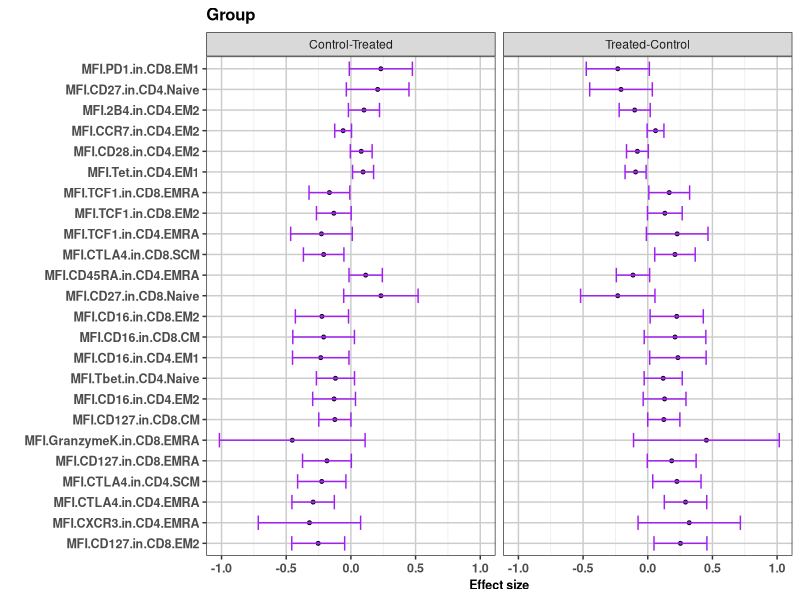
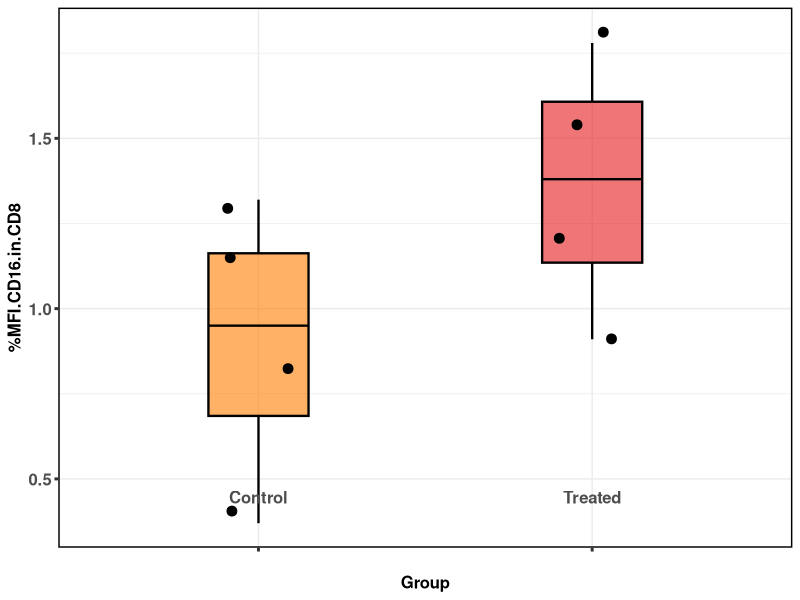
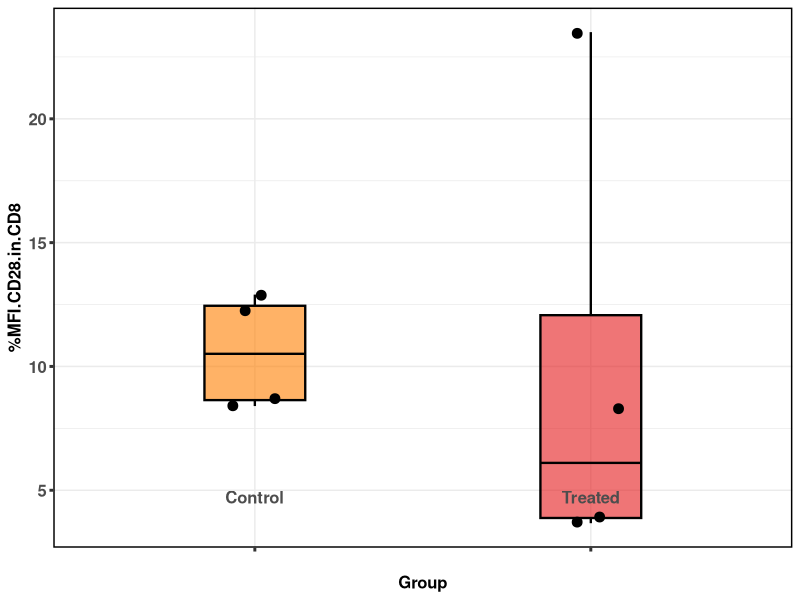
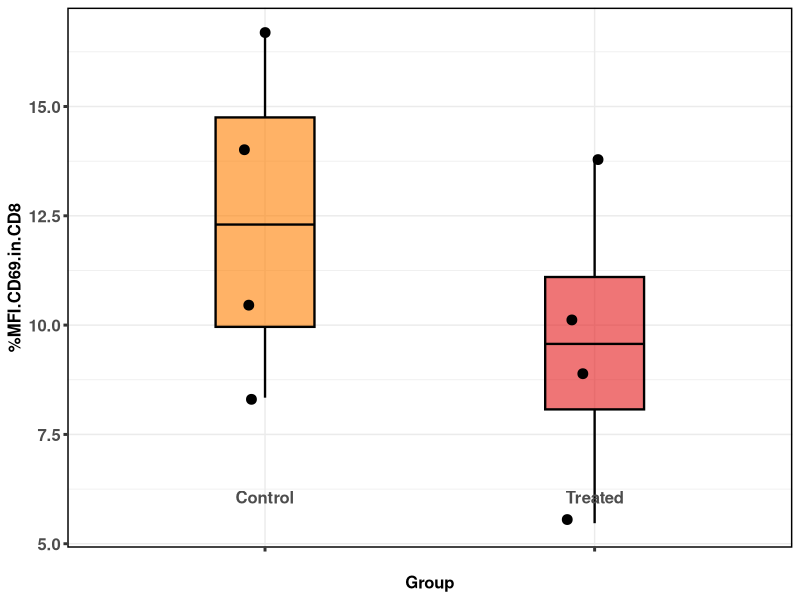
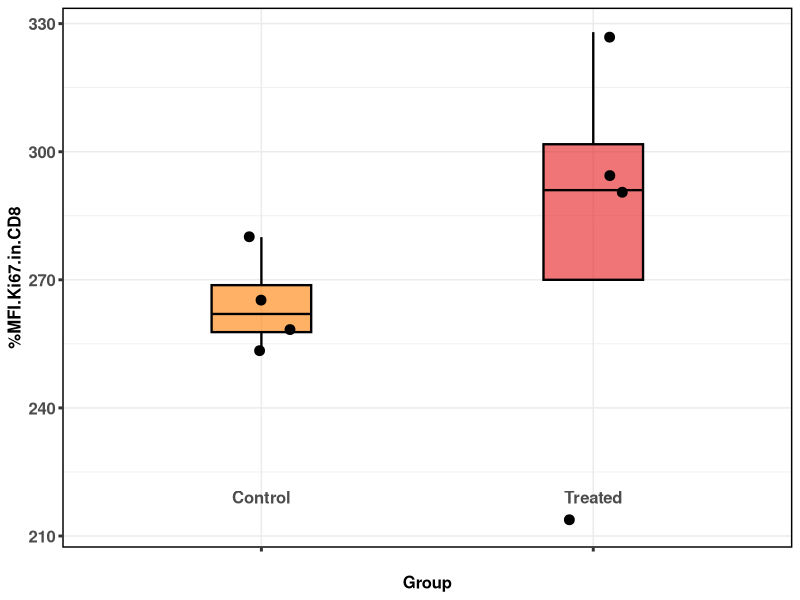
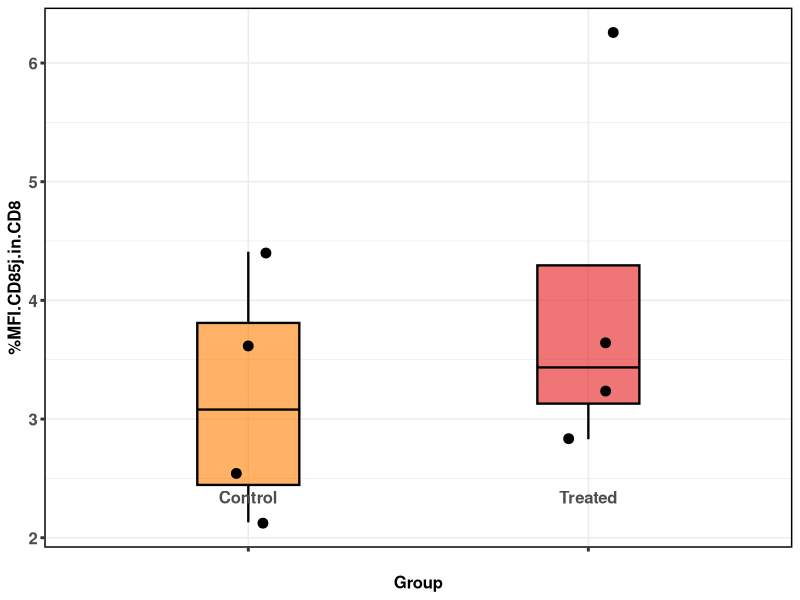
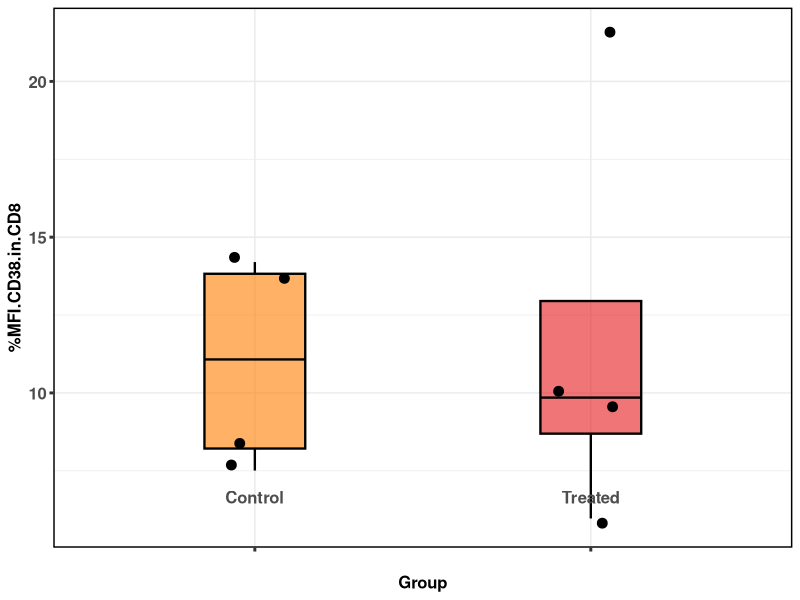
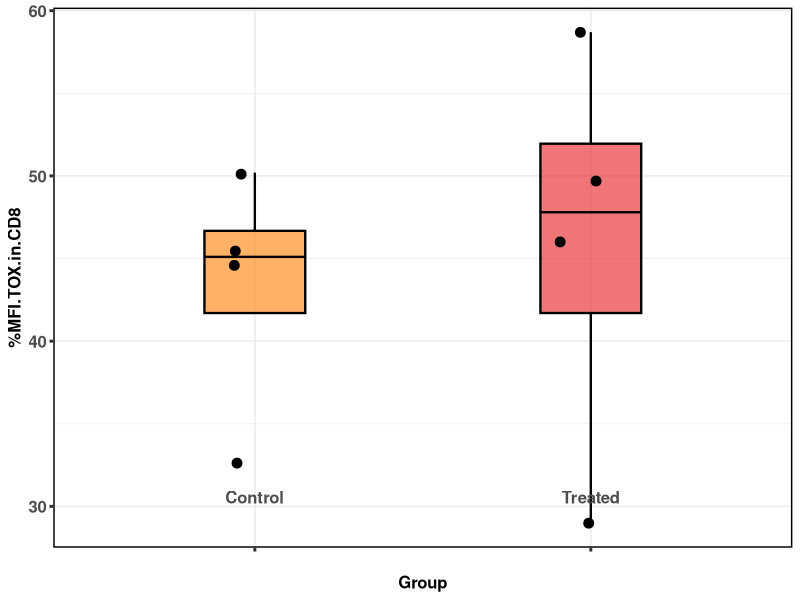

Generate these figures, in order, with R: (Note: this script raises an error after producing the figures.)
## This script has been created by Cécile Alanio in the Wherry lab (version April 2019)
## It is inspired by scripts developed by Jacob Bergstedt, at Lund University, Sweden in 2016, in the context of the Milieu Interieur project

## The purpose of this script is to perform multiple regression analysis on datas extracted from FlowJo analysis of CyTOF-normalized fcs files

## For a matter of clarity, we provide here with an example where we do want to investigate the association of CMV serology with CyTOF-generated immunophenotypes
## For this, we import normalized fcs files into the FlowJo_T.wspt template provided as supplementary
## After carefully reviewing the gates as indicated in the text, we export the pre-defined table as a .csv file, and call it here in the script

## The steps described below will allow us to run a multiple linear regression analysis, where (i) CMV serology is the treatment (= predictor = potentially having an effect), 
## (ii) CyTOF is the response (the imprint), (iii) age, gender, tabac, BMI and batch variables are included as covariates
## This is meant to answer the question of ?? can we detect any association of CMV serostatus with T cells in circulation? ?? 

## For ease of organization, we recommend creating a CyTOF Folder with 4 subsequent subfolders: 
# CyTOF_Normalized_Files
# CyTOF_Tables
# CyTOF_Subset_Files
# CyTOF_cytofkit
# CyTOF_plots

#### Set wd and useful packages ---------------------------------------------------------------
setwd(".")
library(dplyr)
library(rio)
library(ggplot2)
library(RColorBrewer)
library(stringr)
library(scales)

brewer.set <- "Set1"
brewer.colours.CMV <- brewer_pal(palette = brewer.set)(5)[c(5,1)]
font_family="Helvetica"

#### Set up 4 Functions: CreateModelList, GetLmNames, FitLinearModels2, SelectSignificantTests, and PlotResult --------
CreateModelList <- function(models.2.fit, controls){
  CreateModelSubList <- function(models.2.fit, controls){
    lapply(1:nrow(models.2.fit), function(i) list(model = c(models.2.fit[i, -1]), 
                                                  treatments = models.2.fit[i, "treatment"],
                                                  response = models.2.fit[i, "response"]))
  }
  controls <- c("Control")
  models.2.fit <- as.matrix(models.2.fit)
  models.2.fit <- CreateModelSubList(models.2.fit, controls)
}


GetLmNames <- function(frame){
  levels.4.frame <- lapply(frame, levels)
  Reduce(c, lapply(names(levels.4.frame), function(x) paste0(x, levels.4.frame[[x]][-1])))
}

FitLinearModels2 <- function(model.list, variable.frame){
  FitSpecifiedModel <- function(model, variable.frame){
    treatments.lm.names <- GetLmNames(variable.frame[model$treatments])
    data_in<-data.frame(y = variable.frame[[model$response]], variable.frame[model$model])
    
    fit_level<-function(ref_group,model,data_in){
      
      lm_Res<-data.frame(summary(lm(y ~ relevel(Group,ref=ref_group) ,data = data_in ,
                                    singular.ok = FALSE, na.action = na.omit))$coefficients[-c(1),,drop = FALSE])
      lm_Res$Comp_group<-rownames(lm_Res)
      lm_Res$Comp_group <- gsub("relevel(Group, ref = ref_group)", "",lm_Res$Comp_group)
      data.frame(response = model$response, treatment = model$treatments,Ref_group=ref_group,lm_Res , row.names = NULL)
    }
    groups<-as.character(unique(data_in$Group))
    result.frame <- as.data.frame(Reduce(rbind, lapply(groups, fit_level,model=model, data_in=data_in)))
  }
  result.frame <- as.data.frame(Reduce(rbind, lapply(model.list, FitSpecifiedModel, variable.frame = variable.frame)))
  names(result.frame)[4:7] <- c("estimate", "se", "t", "p")
  result.frame$fdr <- p.adjust(result.frame$p, method = "fdr" )
  result.frame
}

# here in sign.levels, you can set the threshold for significance = threshold/2, ie here 0.025 means a threshold at P=0.05
SelectSignificantTests <- function(inference.results, sign.measure = "p", sign.level = 0.025){
  is.significant <- inference.results[,sign.measure] <= sign.level*2
  number.of.significant.tests <- sum(is.significant)
  alpha <- number.of.significant.tests/nrow(inference.results)*sign.level/2
  prob.thresh <- qnorm(1-alpha)
  sign.effects <- inference.results[is.significant,]
  sign.effects.plot.frame <- data.frame(sign.effects[,c("treatment", "response", "Ref_group","Comp_group")], 
                                        mean = sign.effects$estimate,
                                        lower = sign.effects$estimate-prob.thresh*sign.effects$se,
                                        higher = sign.effects$estimate+prob.thresh*sign.effects$se, stringsAsFactors = FALSE)
  sign.effects.plot.frame$legend <- factor(sign.effects.plot.frame$response)
  sign.effects.plot.frame
}

PlotResult <- function(sign.effects.plot.frame){
  path <- file.path(".", "Plots")
  ifelse(!dir.exists(path), dir.create(path), FALSE)
  sign.treatments <- unique(sign.effects.plot.frame$treatment)
  for(j in seq_along(sign.treatments)){
    sign.treatment <- sign.treatments[j]
    plt.vars <- sign.effects.plot.frame %>% filter(treatment == sign.treatment)
    plt <- ggplot(plt.vars, aes(x = reorder(legend, desc(mean)), y = mean, ymin = lower, ymax = higher))
    plt <- plt+geom_point(size = 1, shape=21, fill="purple") + geom_errorbar(width=0.7, position=position_dodge(0.05), color="purple")
    plt <- plt+coord_flip()+ggtitle(sign.treatment)
    plt <- plt+xlab("")+theme_bw() + theme(plot.title=element_text(size=12, face="bold"), panel.grid.major = element_line(colour = "gray80"), axis.text =element_text(size = font.size, face="bold"), axis.title = element_text(size =font.size, face="bold"), legend.title = element_text(size = font.size, face="bold"))
    plt <- plt+ylab("Effect size") +  guides(colour = guide_legend(title = "Significant (FDR < 0.05)"))
    plt <- plt+facet_grid(.~Comparison)
    ggsave(filename = file.path(path, paste0(sign.treatment, ".pdf")), plt, width = plot.width, height = plot.height)
  }  
}

#### Define graphical parameters ---------------------------------------------------------------
font.size=9
plot.width <- 20
plot.height <- 14

#### Upload 2 dataframes ---------------------------------------------------------------
# (i) the Demo, a table where each line is a donor identified by an ID, and in columns you will have included your "treatment" variables such as Group serostatus, as well as all other needed "Control" covariates, 
# In our example, the ID column header is coded as SUBJID, the CMV column contains information about the serostatus of the donors, Control column indicates the experiment number, and the 268 column after are the immunophenotypes
# and (ii) the "response" dataframe - here the csv file exported from FlowJo 

Demo = read.csv("Table.csv", header=TRUE, stringsAsFactors = F,row.names = 1)
#Ignore the last two rows which are the Mean and SD for each exported column from FlowJo
#make sure your treatment variables are factors
Demo = Demo[-c((nrow(Demo)),(nrow(Demo)-1)),]

#Create the group column accordingly
n1=4
Demo$Group=as.factor(c(rep("Control",n1),rep("Treated",(nrow(Demo)-n1))))

# make sure your response immunophenotypes are numeric values
Demo[,1:(ncol(Demo)-1)]  <- lapply(Demo[,1:(ncol(Demo)-1)], function(x) {
  if(is.integer(x)) as.numeric(as.character(x)) else x
})
#### Identify the treatment variables you want to explore - for example here CMV serostatus, but you may choose several ones ---------------------------------------------------------------
# you need to keep SUBJID column herein
Demo$SUBJID=rownames(Demo)
treatment = Demo %>% select(Group, SUBJID)

#### Identify the dataset with your response variables = the CyTOF-based FlowJo-exported .csv dataset, and normalize MFIs ---------------------------------------------------------------
CyTOF = Demo[,1:(ncol(Demo)-2)]
is.mfi <- grepl("^MFI.", colnames(CyTOF))
is.percentage <- grepl("^Percentage", colnames(CyTOF))
#MFI values are normalized using log10 transformation
CyTOF=cbind(CyTOF[,is.percentage],log10(CyTOF[,is.mfi]))

# you need to include SUBJID column herein
CyTOF_SUBJID = select(Demo, SUBJID)
CyTOF= bind_cols(CyTOF, CyTOF_SUBJID)

# you may want to consider an approach for imputing missing NA values
# we suggest to normalize by the mean as in below:

# count NA values in each column
sapply(CyTOF, function(x) sum(is.na(x)))
# impute NA values in each column with mean
for(i in 1:ncol(CyTOF)){
  CyTOF[is.na(CyTOF[,i]), i] <- mean(CyTOF[,i], na.rm = TRUE)
}

#### Merge your CyTOF and treatment datasets ---------------------------------------------------------------
CyTOF = semi_join(CyTOF, treatment, by="SUBJID")
# remove SUBJID
CyTOF = CyTOF %>% select(-SUBJID)

#### Isolate covariates you need as Control in the regression ---------------------------------------------------------------
cova = Demo %>% select(SUBJID, Group)
# merge your cova and treatment datasets
cova = semi_join(cova, treatment, by="SUBJID")
# remove SUBJID from both dataframes
cova = cova %>% select(-SUBJID)
treatment = treatment %>% select(-SUBJID)

#### Run the regression analysis ---------------------------------------------------------------
# Build a single processed dataframe
variable.frame <- cbind(treatment, cova, CyTOF)
# Create Model List
models.2.fit <- expand.grid(response = names(CyTOF), treatment = names(treatment), stringsAsFactors = FALSE)
model.list <- CreateModelList(models.2.fit)
# Fit Linear Models
inference.results <- FitLinearModels2(model.list, variable.frame)
inference.results$Comp_group <- gsub("\\(", "",inference.results$Comp_group)
inference.results$Comp_group <- gsub("\\)", "",inference.results$Comp_group)
inference.results$Comp_group <- gsub("relevelGroup, ref = ref_group", "",inference.results$Comp_group)
# Export the inference results on a csv file
export(inference.results, "inference_results.csv")
# SelectSignificantTests
inference.frame <- SelectSignificantTests(inference.results)
inference.frame$Comparison=paste0(inference.frame$Comp_group,"-",inference.frame$Ref_group)

# PlotResult
inference.plots <- PlotResult(inference.frame)


###### Marker wise MFI plot in each subset
var=colnames(Demo)[1:ncol(Demo)]
for (variable in var) {
  a <- ggplot(data=Demo, aes(x=Group, y=get(variable), fill=Group))
  a <- a + geom_boxplot(colour="black", width=0.3, fatten=1, alpha=0.6, size=0.8, outlier.shape=NA)
  a <- a + geom_jitter(width=0.1, size=3, alpha=1)
  a <- a + scale_fill_manual(values = brewer.colours.CMV)
  a <- a + theme_bw()
  a <- a + ylab(paste0("%", variable))
  a <- a + theme(legend.title=element_blank()) 
  a <- a + theme(legend.position="none")
  a <- a + theme(axis.text=element_text(size=12, face="bold"), axis.text.x=element_text(vjust=17, size=12, face="bold"))
  a <- a + theme(panel.border = element_rect(linetype = "solid", size=1, colour = "black"))
  a <- a + theme(axis.title=element_text(size=12, face="bold"),axis.ticks=element_line(size=1))
  a
  ggsave(filename=paste0(variable, ".pdf"), plot=a, device="pdf", path=".", width=5, height=3)
}
